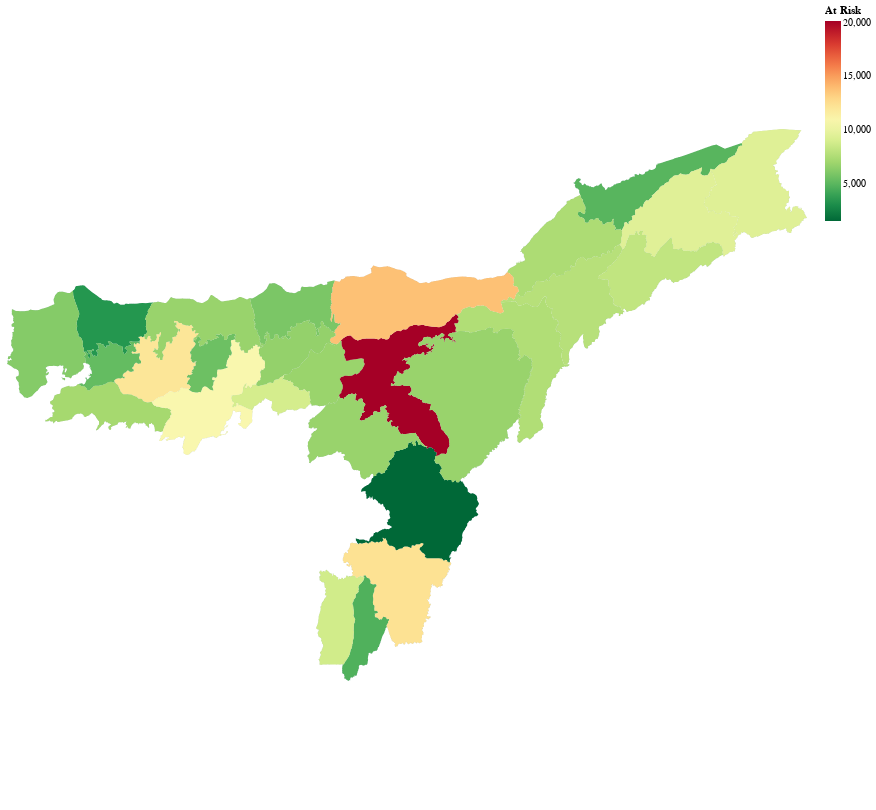

Notebook code cell kept with this figure:
### Markdown cell above
# Map Plot

### Code cell
# hide_input
base + choro

### Figure 1 — Vega-Lite specification as saved in the notebook (floating-point values rounded to 4 significant figures; data arrays with more than 128 entries replaced by an {"elided": "..."} marker saying what was removed)
{"config": {"view": {"continuousWidth": 400, "continuousHeight": 300}}, "layer": [{"mark": {"type": "geoshape", "stroke": "white", "strokeWidth": 1}, "encoding": {}, "height": 800, "width": 800}, {"mark": "geoshape", "encoding": {"color": {"condition": {"type": "quantitative", "field": "properties.day21", "scale": {"scheme": "redyellowgreen"}, "sort": "descending", "title": "At Risk", "selection": "selector001"}, "value": "lightgray"}, "tooltip": [{"type": "ordinal", "field": "properties.Dist_Name", "title": "District"}, {"type": "quantitative", "field": "properties.day21", "title": "At Risk"}]}, "selection": {"selector001": {"type": "multi", "fields": ["properties.day21"]}}}], "data": {"values": [{"id": "0", "type": "Feature", "properties": {"Country": "India", "Dist_Code": "303", "Dist_Name": "Barpeta", "Inflow": 1556, "Population": 1693622, "REMARKS_2": null, "State_Code": "18", "State_Name": "Assam", "day14": 8965, "day21": 12073, "district": "Barpeta", "initI": 7780, "initN": 1693622}, "geometry": {"type": "Polygon", "coordinates": {"elided": "1x469x2 float values"}}}, {"id": "1", "type": "Feature", "properties": {"Country": "India", "Dist_Code": "320", "Dist_Name": "Chirang", "Inflow": 470, "Population": 482162, "REMARKS_2": null, "State_Code": "18", "State_Name": "Assam", "day14": 2569, "day21": 3438, "district": "Chirang", "initI": 2350, "initN": 482162}, "geometry": {"type": "Polygon", "coordinates": {"elided": "1x300x2 float values"}}}, {"id": "2", "type": "Feature", "properties": {"Country": "India", "Dist_Code": "316", "Dist_Name": "Cachar", "Inflow": 1352, "Population": 1736617, "REMARKS_2": null, "State_Code": "18", "State_Name": "Assam", "day14": 9018, "day21": 12362, "district": "Cachar", "initI": 6760, "initN": 1736617}, "geometry": {"type": "Polygon", "coordinates": {"elided": "1x664x2 float values"}}}, {"id": "3", "type": "Feature", "properties": {"Country": "India", "Dist_Code": "326", "Dist_Name": "Udalguri", "Inflow": 914, "Population": 831668, "REMARKS_2": null, "State_Code": "18", "State_Name": "Assam", "day14": 4490, "day21": 5936, "district": "Udalguri", "initI": 4570, "initN": 831668}, "geometry": {"type": "Polygon", "coordinates": {"elided": "1x479x2 float values"}}}, {"id": "4", "type": "Feature", "properties": {"Country": "India", "Dist_Code": "308", "Dist_Name": "Dhemaji", "Inflow": 1625, "Population": 686133, "REMARKS_2": null, "State_Code": "18", "State_Name": "Assam", "day14": 3993, "day21": 4906, "district": "Dhemaji", "initI": 8125, "initN": 686133}, "geometry": {"type": "Polygon", "coordinates": {"elided": "1x423x2 float values"}}}, {"id": "5", "type": "Feature", "properties": {"Country": "India", "Dist_Code": "310", "Dist_Name": "Dibrugarh", "Inflow": 3481, "Population": 1326335, "REMARKS_2": null, "State_Code": "18", "State_Name": "Assam", "day14": 7788, "day21": 9482, "district": "Dibrugarh", "initI": 17405, "initN": 1326335}, "geometry": {"type": "Polygon", "coordinates": {"elided": "1x496x2 float values"}}}, {"id": "6", "type": "Feature", "properties": {"Country": "India", "Dist_Code": "302", "Dist_Name": "Goalpara", "Inflow": 1043, "Population": 1008183, "REMARKS_2": null, "State_Code": "18", "State_Name": "Assam", "day14": 5408, "day21": 7193, "district": "Goalpara", "initI": 5215, "initN": 1008183}, "geometry": {"type": "Polygon", "coordinates": {"elided": "1x351x2 float values"}}}, {"id": "7", "type": "Feature", "properties": {"Country": "India", "Dist_Code": "313", "Dist_Name": "Golaghat", "Inflow": 1011, "Population": 1066888, "REMARKS_2": null, "State_Code": "18", "State_Name": "Assam", "day14": 5667, "day21": 7607, "district": "Golaghat", "initI": 5055, "initN": 1066888}, "geometry": {"type": "Polygon", "coordinates": {"elided": "1x776x2 float values"}}}, {"id": "8", "type": "Feature", "properties": {"Country": "India", "Dist_Code": "318", "Dist_Name": "Hailakandi", "Inflow": 548, "Population": 659296, "REMARKS_2": null, "State_Code": "18", "State_Name": "Assam", "day14": 3450, "day21": 4696, "district": "Hailakandi", "initI": 2740, "initN": 659296}, "geometry": {"type": "Polygon", "coordinates": {"elided": "1x362x2 float values"}}}, {"id": "9", "type": "Feature", "properties": {"Country": "India", "Dist_Code": "312", "Dist_Name": "Jorhat", "Inflow": 1499, "Population": 1092256, "REMARKS_2": null, "State_Code": "18", "State_Name": "Assam", "day14": 6037, "day21": 7804, "district": "Jorhat", "initI": 7495, "initN": 1092256}, "geometry": {"type": "Polygon", "coordinates": {"elided": "1x530x2 float values"}}}, {"id": "10", "type": "Feature", "properties": {"Country": "India", "Dist_Code": "321", "Dist_Name": "Kamrup", "Inflow": 1582, "Population": 1517542, "REMARKS_2": null, "State_Code": "18", "State_Name": "Assam", "day14": 8147, "day21": 10827, "district": "Kamrup", "initI": 7910, "initN": 1517542}, "geometry": {"type": "Polygon", "coordinates": {"elided": "1x612x2 float values"}}}, {"id": "11", "type": "Feature", "properties": {"Country": "India", "Dist_Code": "317", "Dist_Name": "Karimganj", "Inflow": 1542, "Population": 1228686, "REMARKS_2": null, "State_Code": "18", "State_Name": "Assam", "day14": 6728, "day21": 8775, "district": "Karimganj", "initI": 7710, "initN": 1228686}, "geometry": {"type": "Polygon", "coordinates": {"elided": "1x375x2 float values"}}}, {"id": "12", "type": "Feature", "properties": {"Country": "India", "Dist_Code": "307", "Dist_Name": "Lakhimpur", "Inflow": 2043, "Population": 1042137, "REMARKS_2": null, "State_Code": "18", "State_Name": "Assam", "day14": 5962, "day21": 7452, "district": "Lakhimpur", "initI": 10215, "initN": 1042137}, "geometry": {"type": "Polygon", "coordinates": {"elided": "1x420x2 float values"}}}, {"id": "13", "type": "Feature", "properties": {"Country": "India", "Dist_Code": "304", "Dist_Name": "Morigaon", "Inflow": 3330, "Population": 957423, "REMARKS_2": null, "State_Code": "18", "State_Name": "Assam", "day14": 5753, "day21": 6838, "district": "Morigaon", "initI": 16650, "initN": 957423}, "geometry": {"type": "Polygon", "coordinates": {"elided": "1x253x2 float values"}}}, {"id": "14", "type": "Feature", "properties": {"Country": "India", "Dist_Code": "305", "Dist_Name": "Nagaon", "Inflow": 3049, "Population": 2823768, "REMARKS_2": null, "State_Code": "18", "State_Name": "Assam", "day14": 15219, "day21": 20152, "district": "Nagaon", "initI": 15245, "initN": 2823768}, "geometry": {"type": "Polygon", "coordinates": {"elided": "1x956x2 float values"}}}, {"id": "15", "type": "Feature", "properties": {"Country": "India", "Dist_Code": "315", "Dist_Name": "Dima Hasao", "Inflow": 387, "Population": 214102, "REMARKS_2": null, "State_Code": "18", "State_Name": "Assam", "day14": 1215, "day21": 1530, "district": "Dima Hasao", "initI": 1935, "initN": 214102}, "geometry": {"type": "Polygon", "coordinates": {"elided": "1x684x2 float values"}}}, {"id": "16", "type": "Feature", "properties": {"Country": "India", "Dist_Code": "311", "Dist_Name": "Sivasagar", "Inflow": 802, "Population": 1151050, "REMARKS_2": null, "State_Code": "18", "State_Name": "Assam", "day14": 5898, "day21": 8184, "district": "Sivasagar", "initI": 4010, "initN": 1151050}, "geometry": {"type": "Polygon", "coordinates": {"elided": "1x465x2 float values"}}}, {"id": "17", "type": "Feature", "properties": {"Country": "India", "Dist_Code": "306", "Dist_Name": "Sonitpur", "Inflow": 3501, "Population": 1924110, "REMARKS_2": null, "State_Code": "18", "State_Name": "Assam", "day14": 10932, "day21": 13757, "district": "Sonitpur", "initI": 17505, "initN": 1924110}, "geometry": {"type": "Polygon", "coordinates": {"elided": "1x358x2 float values"}}}, {"id": "18", "type": "Feature", "properties": {"Country": "India", "Dist_Code": "309", "Dist_Name": "Tinsukia", "Inflow": 760, "Population": 1327929, "REMARKS_2": null, "State_Code": "18", "State_Name": "Assam", "day14": 6639, "day21": 9420, "district": "Tinsukia", "initI": 3800, "initN": 1327929}, "geometry": {"type": "Polygon", "coordinates": {"elided": "1x422x2 float values"}}}, {"id": "19", "type": "Feature", "properties": {"Country": "India", "Dist_Code": "323", "Dist_Name": "Nalbari", "Inflow": 915, "Population": 771639, "REMARKS_2": null, "State_Code": "18", "State_Name": "Assam", "day14": 4200, "day21": 5509, "district": "Nalbari", "initI": 4575, "initN": 771639}, "geometry": {"type": "Polygon", "coordinates": {"elided": "1x316x2 float values"}}}, {"id": "20", "type": "Feature", "properties": {"Country": "India", "Dist_Code": "324", "Dist_Name": "Baksa", "Inflow": 1283, "Population": 950075, "REMARKS_2": null, "State_Code": "18", "State_Name": "Assam", "day14": 5242, "day21": 6788, "district": "Baksa", "initI": 6415, "initN": 950075}, "geometry": {"type": "Polygon", "coordinates": {"elided": "1x565x2 float values"}}}, {"id": "21", "type": "Feature", "properties": {"Country": "India", "Dist_Code": "322", "Dist_Name": "Kamrup Metropolitan", "Inflow": 840, "Population": 1253938, "REMARKS_2": null, "State_Code": "18", "State_Name": "Assam", "day14": 6394, "day21": 8912, "district": "Kamrup Metropolitan", "initI": 4200, "initN": 1253938}, "geometry": {"type": "Polygon", "coordinates": {"elided": "1x255x2 float values"}}}, {"id": "22", "type": "Feature", "properties": {"Country": "India", "Dist_Code": "325", "Dist_Name": "Darrang", "Inflow": 2336, "Population": 928500, "REMARKS_2": null, "State_Code": "18", "State_Name": "Assam", "day14": 5432, "day21": 6638, "district": "Darrang", "initI": 11680, "initN": 928500}, "geometry": {"type": "Polygon", "coordinates": {"elided": "1x423x2 float values"}}}, {"id": "23", "type": "Feature", "properties": {"Country": "India", "Dist_Code": "319", "Dist_Name": "Bongaigaon", "Inflow": 639, "Population": 738804, "REMARKS_2": null, "State_Code": "18", "State_Name": "Assam", "day14": 3884, "day21": 5264, "district": "Bongaigaon", "initI": 3195, "initN": 738804}, "geometry": {"type": "Polygon", "coordinates": {"elided": "1x365x2 float values"}}}, {"id": "24", "type": "Feature", "properties": {"Country": "India", "Dist_Code": "314", "Dist_Name": "Karbi Anglong", "Inflow": 755, "Population": 956313, "REMARKS_2": null, "State_Code": "18", "State_Name": "Assam", "day14": 4974, "day21": 6808, "district": "Karbi Anglong", "initI": 3775, "initN": 956313}, "geometry": {"type": "MultiPolygon", "coordinates": {"elided": "2 rows, 3442 float values in total"}}}, {"id": "25", "type": "Feature", "properties": {"Country": "India", "Dist_Code": "300", "Dist_Name": "Kokrajhar", "Inflow": 264, "Population": 887142, "REMARKS_2": null, "State_Code": "18", "State_Name": "Assam", "day14": 4045, "day21": 6226, "district": "Kokrajhar", "initI": 1320, "initN": 887142}, "geometry": {"type": "MultiPolygon", "coordinates": {"elided": "2 rows, 740 float values in total"}}}]}, "$schema": "https://vega.github.io/schema/vega-lite/v4.0.2.json"}
